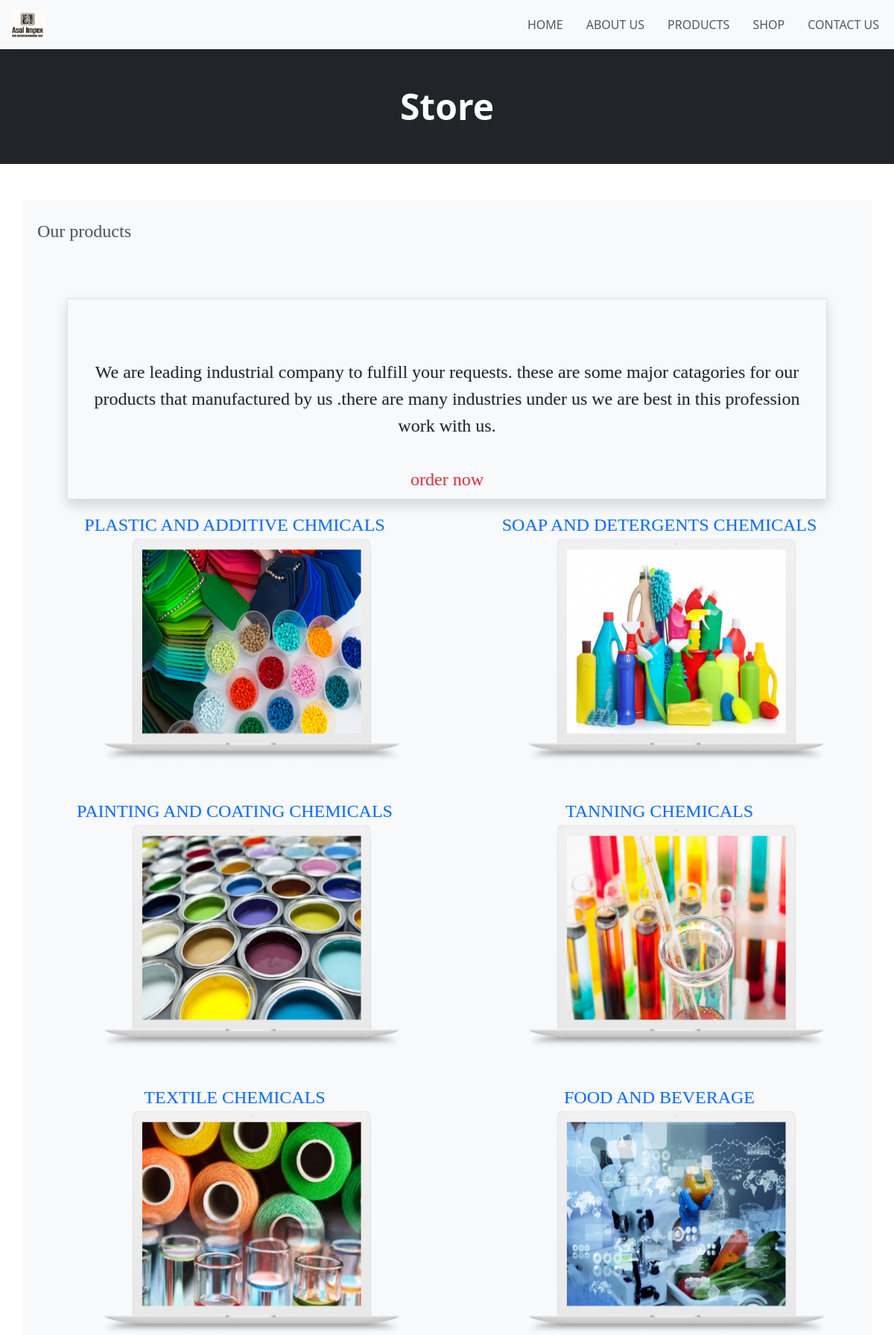
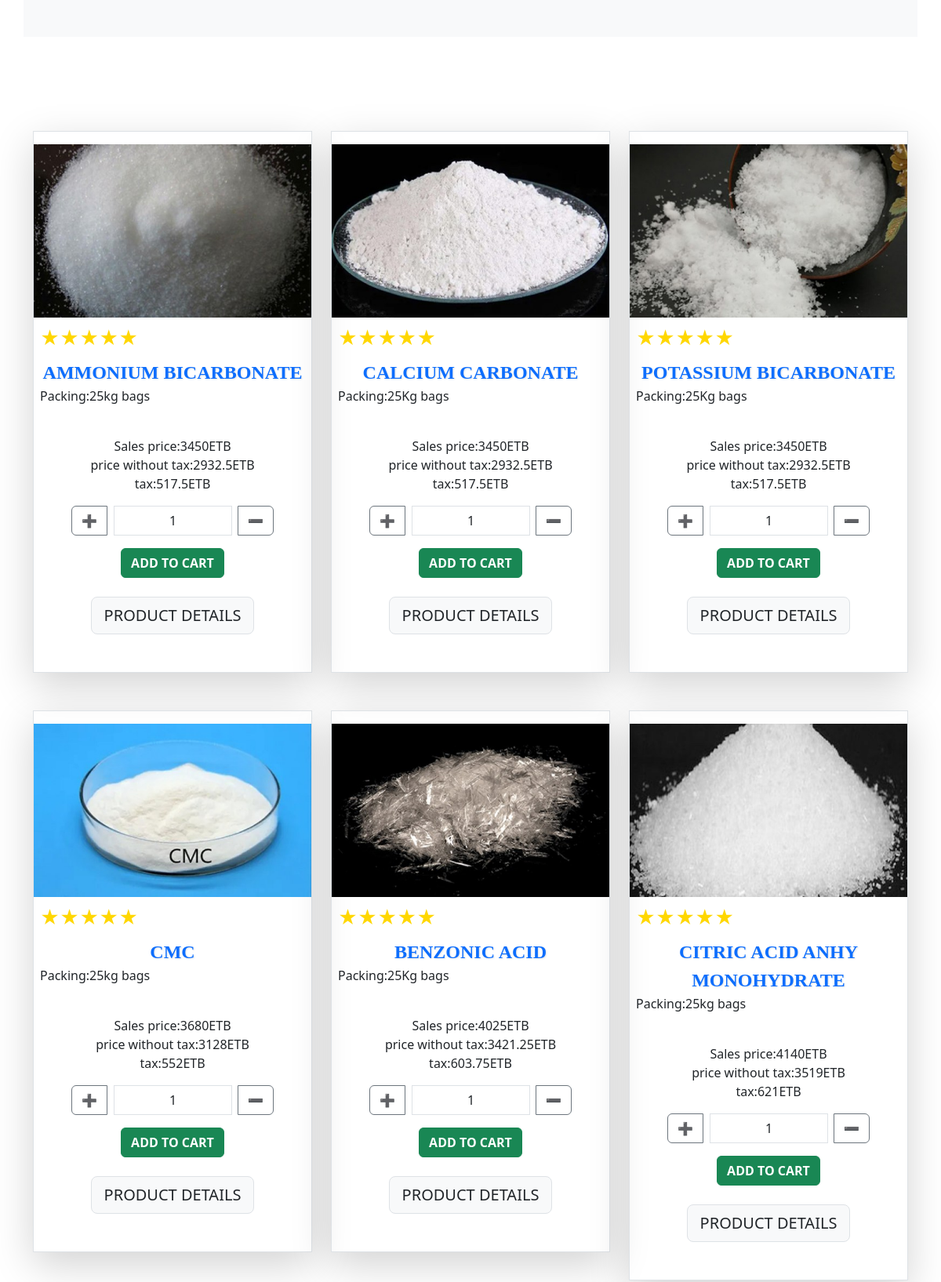
/screen/e_store.php (upper part), run on the app's committed database (2 pictures, top to bottom).
### tables this page shows
CREATE TABLE `product_tbl` (
  `id` int(255) UNSIGNED NOT NULL,
  `pname` varchar(255) NOT NULL,
  `pdsc` varchar(1000) DEFAULT NULL,
  `image` varchar(1000) NOT NULL
);

CREATE TABLE `chemical_tbl` (
  `id` int(10) UNSIGNED NOT NULL,
  `ptype` int(255) NOT NULL,
  `cname` varchar(255) NOT NULL,
  `spec` varchar(1000) NOT NULL,
  `image` varchar(255) NOT NULL,
  `packing` varchar(255) NOT NULL,
  `price` float NOT NULL,
  `active` varchar(255) NOT NULL
);

### screen/e_store.php (the view, shortened to what this page needs)
<?php
include('../config/constant.php');
include('../partials/nav.php');
?>
<!DOCTYPE html>
<html lang="en">
<head>
    <link href="https://cdn.jsdelivr.net/npm/bootstrap@5.3.2/dist/css/bootstrap.min.css" rel="stylesheet">
    <link rel="stylesheet" href="https://cdn.jsdelivr.net/npm/boxicons@2.1.0/css/boxicons.min.css">
</head>
<body>
<div class="container-fluid bg-dark mb-5 p-5">
        <div class="fw-bold display-5 text-center text-white">
            Store
        </div>
    </div>
    <div class="container bg-light shadow-lg-primary">
        <div class="lead fw-medium mt-4 ms-2">Our products</div>
        <br>
        <div class="lead m-5 text-dark border shadow p-2 mb-3 text-center paragraph-entrance">
            <br><br>We are leading industrial company to fulfill your requests. these are some major catagories for our products that manufactured by us .there are many industries under us we are best in this profession work with us.
            <br><br>
           <strong class="text-danger mb-4">
           order now
           <br>
           </strong>
        </div>
        <div class="row justify-content-center">
            <?php
            $sql2 = "SELECT * FROM product_tbl";
            $res2 = mysqli_query($conn, $sql2);
            if ($res2 == TRUE) {
                $count2 = mysqli_num_rows($res2);
                if ($count2 > 0) {
                    while ($rows2 = mysqli_fetch_assoc($res2)) {
                        $pid = $rows2['id'];
                        $pname = $rows2['pname'];
                        $image = $rows2['image'];
                        ?>
                        <div class="col-lg-6 col-sm-12 ">
                            <div class="lead text-center fw-bold ">
                                <a href="" class="text-primary lead text-decoration-none"> <?php echo $pname  ?> </a>
                            </div>
                            <div class="img ms-5">
                                <a href="<?php echo SITEURL; ?>screen/e_store2.php?id=<?php echo $pid; ?>&pname=<?php echo $pname; ?>">
                                    <img src="../assets/products/<?php echo $image?> " height="300" width="400" alt="" class="ms-5  mb-5">
                                </a>
                            </div>
                        </div>
                        <?php
                    }
                }
            }
            ?>
        </div>
    </div>
    <br><br><br>
    <div class="container mt-5">
        <div class="row">
            <?php
            $sql3 = "SELECT * FROM chemical_tbl where active='YES'";
            $res3 = mysqli_query($conn, $sql3);
            if ($res3 == TRUE) {
                $count3 = mysqli_num_rows($res3);
                if ($count3 > 0) {
                    while ($rows3 = mysqli_fetch_assoc($res3)) {
                        $id = $rows3['id'];
                        $cname = $rows3['cname'];
                        $image = $rows3['image'];
                        $price = $rows3['price'];
                        $ptype = $rows3['ptype'];
                        $packing = $rows3['packing'];
                        $tax = $price * 15 * 0.01;
                        $orginal = $price - $tax;
                        ?>
                        <div class="col-lg-4 col-sm-8">
                            <div class="pt-3 bg-outline-primary text-light border text-center shadow-lg mb-5">
                                <div class="img-container">
                                    <div class="img-padding">
                                        <img src="<?php echo SITEURL; ?>assets/chemical/<?php echo $image; ?>"  class="img-fluid" alt="" height="350" width="400">
                                    </div>
                                    <div class="star-rating text-start p-2">&#9733;&#9733;&#9733;&#9733;&#9733;</div>
                                    <div class="lead text-primary fw-bold"> <?php echo $cname ?></div>
                                    <p class="text-dark text-start ms-2"> Packing:<?php echo $packing ?></p>
                                    <br>
                                    <p class="text-dark">
                                        Sales price:<?php echo $price ?>ETB
                                        <br> price without tax:<?php echo $orginal ?>ETB <br>
                                        tax:<?php echo $tax ?>ETB
                                    </p>
                                    <div class="input-group mb-3">
                                        <button class="btn btn-outline-secondary ms-5 plusBtn" type="button">&#10133;</button>
                                        <input type="text" class="form-control text-center ms-2 me-2 quantityInput" name="quantity" placeholder="1" aria-label="Quantity" aria-describedby="basic-addon2" value="1">
                                        <button class="btn btn-outline-secondary me-5 minusBtn" type="button">&#10134;</button>
                                    </div>
                                    <div class="btn btn-success text-white">
                                        <a href="#" class="text-white fw-bold text-decoration-none addToCartBtn" data-id="<?php echo $id;?>">ADD TO CART</a>
                                    </div>
                                    <br>
                                    <br>
                                    <div class="btn btn-light border btn-lg ">
                                        <a href="<?php echo SITEURL; ?>screen/detail.php?id=<?php echo $id; ?>&ptype=<?php echo $ptype; ?>"  class="text-dark text-decoration-none " >PRODUCT DETAILS</a>
                                    </div>
                                </div>
                                <br><br>
                            </div>
                        </div>
                        <?php
                    }
                }
            }
            ?>
        </div>
    </div>
</body>
</html>

### partials/nav.php (style rules this page uses)
.paragraph-entrance { animation: slideInFromRight 1s ease-out; }

### screen/e_store.php (style rules this page uses)
.img-container { position: relative; width: 100%; }
.star-rating { color: #FFD700; font-size: 24px; }
.lead { color: black; }
.img-padding { transition: transform 0.3s ease-in-out; }
.lead { animation: slideInLeft 3s ease-in-out; font-family: Pacifico; font-size: 1.5rem; color: #555; text-shadow: 1px 1px 2px rgba(0, 0, 0, 0.1); }
.paragraph-entrance { animation: slideInFromRight 1s ease-out; }

### partials/footer.php (style rules this page uses)
body { margin: 0; padding: 0; display: flex; flex-direction: column; min-height: 100vh; }

### data on the page
product_tbl: pname "PLASTIC AND ADDITIVE CHMICALS", image (picture)
product_tbl: pname "SOAP AND DETERGENTS CHEMICALS", image (picture)
product_tbl: pname "PAINTING AND COATING CHEMICALS", image (picture)
product_tbl: pname "TANNING CHEMICALS", image (picture)
product_tbl: pname "TEXTILE CHEMICALS", image (picture)
product_tbl: pname "FOOD AND BEVERAGE", image (picture)
chemical_tbl: image (picture), cname "AMMONIUM BICARBONATE", packing "25kg bags", price "3450", price "2932.5", price "517.5"
chemical_tbl: image (picture), cname "CALCIUM CARBONATE", packing "25Kg bags", price "3450", price "2932.5", price "517.5"
chemical_tbl: image (picture), cname "POTASSIUM BICARBONATE", packing "25Kg bags", price "3450", price "2932.5", price "517.5"
chemical_tbl: image (picture), cname "CMC", packing "25kg bags", price "3680", price "3128", price "552"
chemical_tbl: image (picture), cname "BENZONIC ACID", packing "25Kg bags", price "4025", price "3421.25", price "603.75"
chemical_tbl: image (picture), cname "CITRIC ACID ANHY MONOHYDRATE", packing "25kg bags", price "4140", price "3519", price "621"
